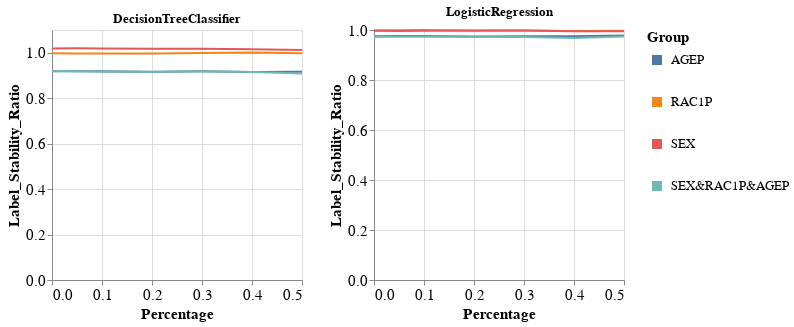

Notebook code cell kept with this figure:
### Markdown cell above
### Specific group metric per dataset, experiment iteration, and multiple models

### Code cell
visualizer.create_groups_grid_pct_lines_per_model_plot(group_metric='Label_Stability_Ratio',
                                                       target_preprocessing_technique=PREPROCESSING_TECHNIQUES[0],
                                                       model_names=MODEL_NAMES[:2])

### Figure 1 — Vega-Lite specification as saved in the notebook (floating-point values rounded to 4 significant figures)
{"config": {"view": {"continuousWidth": 400, "continuousHeight": 300}, "axis": {"labelFontSize": 15, "titleFontSize": 15}, "legend": {"labelFontSize": 13, "symbolStrokeWidth": 10, "titleFontSize": 15}}, "vconcat": [{"hconcat": [{"mark": "line", "encoding": {"color": {"field": "Group", "type": "nominal"}, "x": {"field": "Percentage", "type": "quantitative"}, "y": {"field": "Metric_Value", "title": "Label_Stability_Ratio", "type": "quantitative"}}, "height": 250, "title": "DecisionTreeClassifier", "width": 250}, {"data": {"name": "data-774d2c6cb803635b393465a1eea4e70c"}, "mark": "line", "encoding": {"color": {"field": "Group", "type": "nominal"}, "x": {"field": "Percentage", "type": "quantitative"}, "y": {"field": "Metric_Value", "title": "Label_Stability_Ratio", "type": "quantitative"}}, "height": 250, "title": "LogisticRegression", "width": 250}]}], "data": {"name": "data-9cca3c422a65ee00a94546f4c31ee8e1"}, "$schema": "https://vega.github.io/schema/vega-lite/v4.17.0.json", "datasets": {"data-9cca3c422a65ee00a94546f4c31ee8e1": [{"Model_Name": "DecisionTreeClassifier", "Metric": "Label_Stability_Ratio", "Group": "AGEP", "Metric_Value": 0.9185, "Percentage": 0.0}, {"Model_Name": "DecisionTreeClassifier", "Metric": "Label_Stability_Ratio", "Group": "RAC1P", "Metric_Value": 0.9973, "Percentage": 0.0}, {"Model_Name": "DecisionTreeClassifier", "Metric": "Label_Stability_Ratio", "Group": "SEX", "Metric_Value": 1.019, "Percentage": 0.0}, {"Model_Name": "DecisionTreeClassifier", "Metric": "Label_Stability_Ratio", "Group": "SEX&RAC1P&AGEP", "Metric_Value": 0.9194, "Percentage": 0.0}, {"Model_Name": "DecisionTreeClassifier", "Metric": "Label_Stability_Ratio", "Group": "AGEP", "Metric_Value": 0.9188, "Percentage": 0.05}, {"Model_Name": "DecisionTreeClassifier", "Metric": "Label_Stability_Ratio", "Group": "RAC1P", "Metric_Value": 0.9966, "Percentage": 0.05}, {"Model_Name": "DecisionTreeClassifier", "Metric": "Label_Stability_Ratio", "Group": "SEX", "Metric_Value": 1.019, "Percentage": 0.05}, {"Model_Name": "DecisionTreeClassifier", "Metric": "Label_Stability_Ratio", "Group": "SEX&RAC1P&AGEP", "Metric_Value": 0.9188, "Percentage": 0.05}, {"Model_Name": "DecisionTreeClassifier", "Metric": "Label_Stability_Ratio", "Group": "AGEP", "Metric_Value": 0.9184, "Percentage": 0.1}, {"Model_Name": "DecisionTreeClassifier", "Metric": "Label_Stability_Ratio", "Group": "RAC1P", "Metric_Value": 0.9963, "Percentage": 0.1}, {"Model_Name": "DecisionTreeClassifier", "Metric": "Label_Stability_Ratio", "Group": "SEX", "Metric_Value": 1.019, "Percentage": 0.1}, {"Model_Name": "DecisionTreeClassifier", "Metric": "Label_Stability_Ratio", "Group": "SEX&RAC1P&AGEP", "Metric_Value": 0.9163, "Percentage": 0.1}, {"Model_Name": "DecisionTreeClassifier", "Metric": "Label_Stability_Ratio", "Group": "AGEP", "Metric_Value": 0.9167, "Percentage": 0.2}, {"Model_Name": "DecisionTreeClassifier", "Metric": "Label_Stability_Ratio", "Group": "RAC1P", "Metric_Value": 0.997, "Percentage": 0.2}, {"Model_Name": "DecisionTreeClassifier", "Metric": "Label_Stability_Ratio", "Group": "SEX", "Metric_Value": 1.018, "Percentage": 0.2}, {"Model_Name": "DecisionTreeClassifier", "Metric": "Label_Stability_Ratio", "Group": "SEX&RAC1P&AGEP", "Metric_Value": 0.9147, "Percentage": 0.2}, {"Model_Name": "DecisionTreeClassifier", "Metric": "Label_Stability_Ratio", "Group": "AGEP", "Metric_Value": 0.9181, "Percentage": 0.3}, {"Model_Name": "DecisionTreeClassifier", "Metric": "Label_Stability_Ratio", "Group": "RAC1P", "Metric_Value": 0.9989, "Percentage": 0.3}, {"Model_Name": "DecisionTreeClassifier", "Metric": "Label_Stability_Ratio", "Group": "SEX", "Metric_Value": 1.018, "Percentage": 0.3}, {"Model_Name": "DecisionTreeClassifier", "Metric": "Label_Stability_Ratio", "Group": "SEX&RAC1P&AGEP", "Metric_Value": 0.9173, "Percentage": 0.3}, {"Model_Name": "DecisionTreeClassifier", "Metric": "Label_Stability_Ratio", "Group": "AGEP", "Metric_Value": 0.9156, "Percentage": 0.4}, {"Model_Name": "DecisionTreeClassifier", "Metric": "Label_Stability_Ratio", "Group": "RAC1P", "Metric_Value": 1.0, "Percentage": 0.4}, {"Model_Name": "DecisionTreeClassifier", "Metric": "Label_Stability_Ratio", "Group": "SEX", "Metric_Value": 1.015, "Percentage": 0.4}, {"Model_Name": "DecisionTreeClassifier", "Metric": "Label_Stability_Ratio", "Group": "SEX&RAC1P&AGEP", "Metric_Value": 0.9154, "Percentage": 0.4}, {"Model_Name": "DecisionTreeClassifier", "Metric": "Label_Stability_Ratio", "Group": "AGEP", "Metric_Value": 0.9161, "Percentage": 0.5}, {"Model_Name": "DecisionTreeClassifier", "Metric": "Label_Stability_Ratio", "Group": "RAC1P", "Metric_Value": 0.9972, "Percentage": 0.5}, {"Model_Name": "DecisionTreeClassifier", "Metric": "Label_Stability_Ratio", "Group": "SEX", "Metric_Value": 1.012, "Percentage": 0.5}, {"Model_Name": "DecisionTreeClassifier", "Metric": "Label_Stability_Ratio", "Group": "SEX&RAC1P&AGEP", "Metric_Value": 0.9083, "Percentage": 0.5}], "data-774d2c6cb803635b393465a1eea4e70c": [{"Model_Name": "LogisticRegression", "Metric": "Label_Stability_Ratio", "Group": "AGEP", "Metric_Value": 0.9755, "Percentage": 0.0}, {"Model_Name": "LogisticRegression", "Metric": "Label_Stability_Ratio", "Group": "RAC1P", "Metric_Value": 0.9988, "Percentage": 0.0}, {"Model_Name": "LogisticRegression", "Metric": "Label_Stability_Ratio", "Group": "SEX", "Metric_Value": 0.9973, "Percentage": 0.0}, {"Model_Name": "LogisticRegression", "Metric": "Label_Stability_Ratio", "Group": "SEX&RAC1P&AGEP", "Metric_Value": 0.9729, "Percentage": 0.0}, {"Model_Name": "LogisticRegression", "Metric": "Label_Stability_Ratio", "Group": "AGEP", "Metric_Value": 0.9756, "Percentage": 0.05}, {"Model_Name": "LogisticRegression", "Metric": "Label_Stability_Ratio", "Group": "RAC1P", "Metric_Value": 0.9992, "Percentage": 0.05}, {"Model_Name": "LogisticRegression", "Metric": "Label_Stability_Ratio", "Group": "SEX", "Metric_Value": 0.9965, "Percentage": 0.05}, {"Model_Name": "LogisticRegression", "Metric": "Label_Stability_Ratio", "Group": "SEX&RAC1P&AGEP", "Metric_Value": 0.9729, "Percentage": 0.05}, {"Model_Name": "LogisticRegression", "Metric": "Label_Stability_Ratio", "Group": "AGEP", "Metric_Value": 0.9761, "Percentage": 0.1}, {"Model_Name": "LogisticRegression", "Metric": "Label_Stability_Ratio", "Group": "RAC1P", "Metric_Value": 0.9995, "Percentage": 0.1}, {"Model_Name": "LogisticRegression", "Metric": "Label_Stability_Ratio", "Group": "SEX", "Metric_Value": 0.9965, "Percentage": 0.1}, {"Model_Name": "LogisticRegression", "Metric": "Label_Stability_Ratio", "Group": "SEX&RAC1P&AGEP", "Metric_Value": 0.9741, "Percentage": 0.1}, {"Model_Name": "LogisticRegression", "Metric": "Label_Stability_Ratio", "Group": "AGEP", "Metric_Value": 0.9743, "Percentage": 0.2}, {"Model_Name": "LogisticRegression", "Metric": "Label_Stability_Ratio", "Group": "RAC1P", "Metric_Value": 0.9965, "Percentage": 0.2}, {"Model_Name": "LogisticRegression", "Metric": "Label_Stability_Ratio", "Group": "SEX", "Metric_Value": 0.9984, "Percentage": 0.2}, {"Model_Name": "LogisticRegression", "Metric": "Label_Stability_Ratio", "Group": "SEX&RAC1P&AGEP", "Metric_Value": 0.9716, "Percentage": 0.2}, {"Model_Name": "LogisticRegression", "Metric": "Label_Stability_Ratio", "Group": "AGEP", "Metric_Value": 0.9749, "Percentage": 0.3}, {"Model_Name": "LogisticRegression", "Metric": "Label_Stability_Ratio", "Group": "RAC1P", "Metric_Value": 0.9977, "Percentage": 0.3}, {"Model_Name": "LogisticRegression", "Metric": "Label_Stability_Ratio", "Group": "SEX", "Metric_Value": 0.9983, "Percentage": 0.3}, {"Model_Name": "LogisticRegression", "Metric": "Label_Stability_Ratio", "Group": "SEX&RAC1P&AGEP", "Metric_Value": 0.9717, "Percentage": 0.3}, {"Model_Name": "LogisticRegression", "Metric": "Label_Stability_Ratio", "Group": "AGEP", "Metric_Value": 0.9746, "Percentage": 0.4}, {"Model_Name": "LogisticRegression", "Metric": "Label_Stability_Ratio", "Group": "RAC1P", "Metric_Value": 0.9956, "Percentage": 0.4}, {"Model_Name": "LogisticRegression", "Metric": "Label_Stability_Ratio", "Group": "SEX", "Metric_Value": 0.9954, "Percentage": 0.4}, {"Model_Name": "LogisticRegression", "Metric": "Label_Stability_Ratio", "Group": "SEX&RAC1P&AGEP", "Metric_Value": 0.9683, "Percentage": 0.4}, {"Model_Name": "LogisticRegression", "Metric": "Label_Stability_Ratio", "Group": "AGEP", "Metric_Value": 0.9777, "Percentage": 0.5}, {"Model_Name": "LogisticRegression", "Metric": "Label_Stability_Ratio", "Group": "RAC1P", "Metric_Value": 0.9967, "Percentage": 0.5}, {"Model_Name": "LogisticRegression", "Metric": "Label_Stability_Ratio", "Group": "SEX", "Metric_Value": 0.9946, "Percentage": 0.5}, {"Model_Name": "LogisticRegression", "Metric": "Label_Stability_Ratio", "Group": "SEX&RAC1P&AGEP", "Metric_Value": 0.9739, "Percentage": 0.5}]}}
